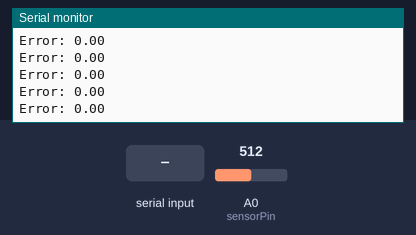
The sketch below on a simulated Arduino Uno, built with avr-gcc and run on an emulated ATmega328P. Shown: the last lines printed to the serial monitor. Inputs (shaded band) come from the test bench; at power-on: A0 (sensorPin) = 512.

Above: at 10.8 s.
10.9 s: "STOP\n" received over Serial
At 12.1 s:
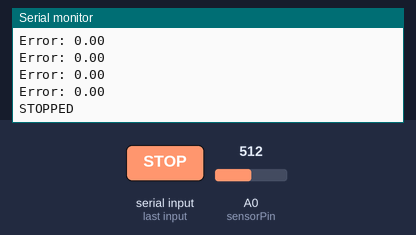
12.4 s: "START\n" received over Serial
At 13.1 s:
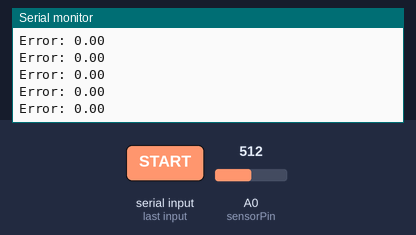
Timing chart, 0 to 15.4 s (numbered marks = the images above; inputs shaded):
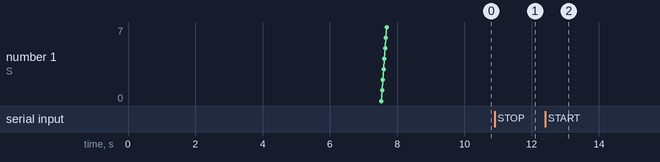

The sketch:

arduino_line_follower.ino
```cpp
#include <Wire.h>
#include <Adafruit_PWMServoDriver.h>

Adafruit_PWMServoDriver pwm = Adafruit_PWMServoDriver();

// ================= PID =================
float Kp = 30;
float Ki = 0;
float Kd = 15;

float prevError = 0;
float integral = 0;

// ================= LINE LOST RECOVERY =================
int lastErrorSign = 1;              // +1 or -1 based on last valid error
const int lineLostNormThreshold = 600;
const int searchFastSpeed = 255;
const int searchSlowSpeed = -255;

// ================= SPEED =================
int baseSpeed = 155;

// ================= RUN CONTROL =================
bool isRunning = true;

// ================= DEMUX =================
int s0 = 10, s1 = 11, s2 = 12, s3 = 13;
int sensorPin = A0;

// ================= CALIBRATION =================
int sensorMin[8];
int sensorMax[8];

int weights[8] = {3,2,1,0,0,-1,-2,-3};

// ================= SETUP =================
void setup() {
  Serial.begin(9600);

  pwm.begin();
  pwm.setPWMFreq(1000);

  pinMode(s0, OUTPUT);
  pinMode(s1, OUTPUT);
  pinMode(s2, OUTPUT);
  pinMode(s3, OUTPUT);

  Serial.println("Place robot on line...");
  delay(3000);

  calibrateSensors();
}

// ================= MOTOR =================
void setMotor(int chA, int chB, int pwmVal) {
  pwmVal = constrain(pwmVal, -255, 255);

  if (pwmVal > 0) {
    pwm.setPWM(chA, 0, pwmVal * 16);
    pwm.setPWM(chB, 0, 0);
  } else {
    pwm.setPWM(chA, 0, 0);
    pwm.setPWM(chB, 0, -pwmVal * 16);
  }
}

// ================= STOP =================
void stopMotors() {
  for (int i = 0; i < 8; i++) {
    pwm.setPWM(i, 0, 0);
  }
}

// ================= SERIAL CONTROL =================
void checkCommand() {
  if (Serial.available()) {
    String cmd = Serial.readStringUntil('\n');
    cmd.trim();

    if (cmd == "STOP") {
      isRunning = false;
      stopMotors();
      Serial.println("STOPPED");
    }

    if (cmd == "START") {
      isRunning = true;
      Serial.println("STARTED");
    }
  }
}

// ================= SENSOR READ =================
int readSensor(int ch) {
  digitalWrite(s0, ch & 1);
  digitalWrite(s1, (ch >> 1) & 1);
  digitalWrite(s2, (ch >> 2) & 1);
  digitalWrite(s3, (ch >> 3) & 1);
  delayMicroseconds(5);
  return analogRead(sensorPin);
}

// ================= UPDATE CALIB =================
void updateCalibration() {
  for (int i = 0; i < 8; i++) {
    int val = readSensor(i);

    if (val < sensorMin[i]) sensorMin[i] = val;
    if (val > sensorMax[i]) sensorMax[i] = val;
  }
}

// ================= CALIBRATION =================
void calibrateSensors() {
  Serial.println("Calibration START");

  for (int i = 0; i < 8; i++) {
    sensorMin[i] = 1023;
    sensorMax[i] = 0;
  }

  unsigned long startTime;

  // ===== STRAFE LEFT =====
  Serial.println("Strafing LEFT...");
  startTime = millis();

  while (millis() - startTime < 2000) {
    setMotor(6,7,-120);
    setMotor(4,5,120);
    setMotor(0,1,120);
    setMotor(2,3,-120);

    updateCalibration();
    delay(10);
  }

  stopMotors();
  delay(500);

  // ===== STRAFE RIGHT =====
  Serial.println("Strafing RIGHT...");
  startTime = millis();

  while (millis() - startTime < 2000) {
    setMotor(6,7,120);
    setMotor(4,5,-120);
    setMotor(0,1,-120);
    setMotor(2,3,120);

    updateCalibration();
    delay(10);
  }

  stopMotors();

  Serial.println("Calibration DONE");

  // Print values
  for (int i = 0; i < 8; i++) {
    Serial.print("S"); Serial.print(i);
    Serial.print(" Min: "); Serial.print(sensorMin[i]);
    Serial.print(" Max: "); Serial.println(sensorMax[i]);
  }

  delay(2000);
}

// ================= NORMALIZE =================
float readNormalized(int ch) {
  int val = readSensor(ch);

  int range = sensorMax[ch] - sensorMin[ch];
  if (range < 10) return 0;

  float norm = (float)(val - sensorMin[ch]) / range;
  return constrain(norm, 0, 1);
}

// ================= LINE ERROR =================
bool getLineError(float &errorOut) {
  float numerator = 0;
  float denominator = 0;
  bool allBelowThreshold = true;

  for (int i = 0; i < 8; i++) {
    float val = 1 - readNormalized(i);
    int norm1000 = (int)(val * 1000.0);
    if (norm1000 >= lineLostNormThreshold) {
      allBelowThreshold = false;
    }

    numerator += val * weights[i];
    denominator += val;
  }

  if (allBelowThreshold) return false;
  if (denominator <= 0.0001) return false;

  errorOut = numerator / denominator;
  return true;
}

// ================= PID =================
int computePID(float error) {
  integral += error;
  float derivative = error - prevError;

  float output = Kp*error + Kd*derivative + Ki*integral;

  prevError = error;

  return (int)output;
}

// ================= LOOP =================
void loop() {

  checkCommand();

  if (!isRunning) {
    stopMotors();
    return;
  }

  float error = 0;
  int leftSpeed = 0;
  int rightSpeed = 0;

  bool lineDetected = getLineError(error);

  if (lineDetected) {
    int correction = computePID(error);

    leftSpeed  = baseSpeed + correction;
    rightSpeed = baseSpeed - correction;

    leftSpeed  = constrain(leftSpeed, -255, 255);
    rightSpeed = constrain(rightSpeed, -255, 255);

    if (error > 0.05) {
      lastErrorSign = 1;
    } else if (error < -0.05) {
      lastErrorSign = -1;
    }
  } else {
    // Prevent PID windup while searching for line again.
    integral = 0;
    prevError = 0;

    // Turn toward the side where the line was last seen.
    if (lastErrorSign > 0) {
      leftSpeed = searchFastSpeed;
      rightSpeed = searchSlowSpeed;
    } else {
      leftSpeed = searchSlowSpeed;
      rightSpeed = searchFastSpeed;
    }
  }

  // LEFT SIDE
  setMotor(6,7,leftSpeed);
  setMotor(4,5,leftSpeed);

  // RIGHT SIDE
  setMotor(0,1,rightSpeed);
  setMotor(2,3,rightSpeed);

  if (lineDetected) {
    Serial.print("Error: ");
    Serial.println(error);
  } else {
    Serial.println("LINE LOST -> SEARCHING");
  }

  delay(10);
}
```

Measured:
- after the input at 10.9 s, the serial monitor: prints a new line after 0.06 s (image 1)
- after the input at 12.4 s, the serial monitor: prints a new line at once (image 2)
